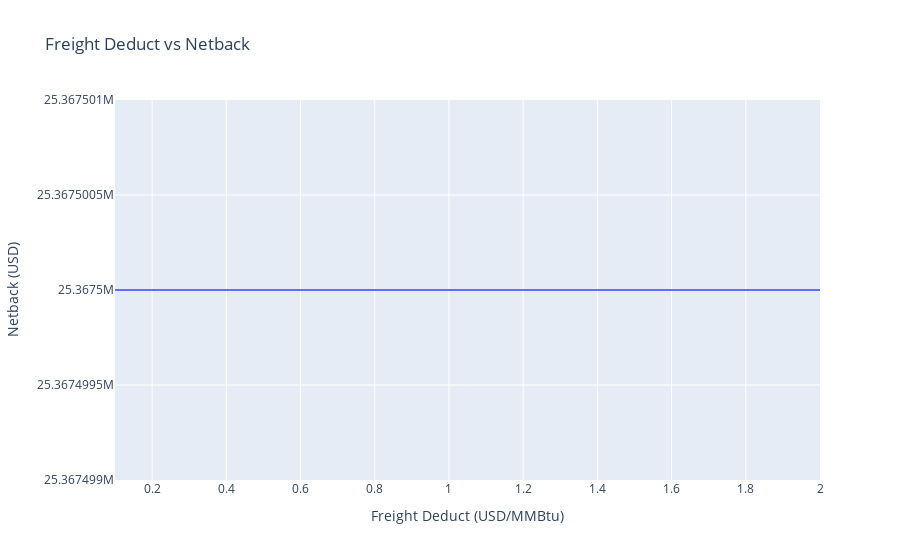

Notebook cell for this chart:
### Markdown cell above
## 2. Freight vs Netback Curve

### Code cell
fig = px.line(
    df_freight_netback,
    x="Freight Deduct (USD/MMBtu)",
    y="Netback (USD)",
    title="Freight Deduct vs Netback"
)
fig.show()

### Figure 1 — Plotly figure (JSON) as saved in the notebook; plotly's stock layout.template omitted (floating-point values rounded to 4 significant figures)
{"data": [{"hovertemplate": "Freight Deduct (USD/MMBtu)=%{x}<br>Netback (USD)=%{y}<extra></extra>", "legendgroup": "", "line": {"color": "#636efa", "dash": "solid"}, "marker": {"symbol": "circle"}, "mode": "lines", "name": "", "orientation": "v", "showlegend": false, "type": "scatter", "x": [0.1, 0.1792, 0.2583, 0.3375, 0.4167, 0.4958, 0.575, 0.6542, 0.7333, 0.8125, 0.8917, 0.9708, 1.05, 1.129, 1.208, 1.288, 1.367, 1.446, 1.525, 1.604, 1.683, 1.762, 1.842, 1.921, 2.0], "xaxis": "x", "y": [25370000.0, 25370000.0, 25370000.0, 25370000.0, 25370000.0, 25370000.0, 25370000.0, 25370000.0, 25370000.0, 25370000.0, 25370000.0, 25370000.0, 25370000.0, 25370000.0, 25370000.0, 25370000.0, 25370000.0, 25370000.0, 25370000.0, 25370000.0, 25370000.0, 25370000.0, 25370000.0, 25370000.0, 25370000.0], "yaxis": "y"}], "layout": {"legend": {"tracegroupgap": 0}, "title": {"text": "Freight Deduct vs Netback"}, "xaxis": {"anchor": "y", "domain": [0, 1], "title": {"text": "Freight Deduct (USD/MMBtu)"}}, "yaxis": {"anchor": "x", "domain": [0, 1], "title": {"text": "Netback (USD)"}}}}
